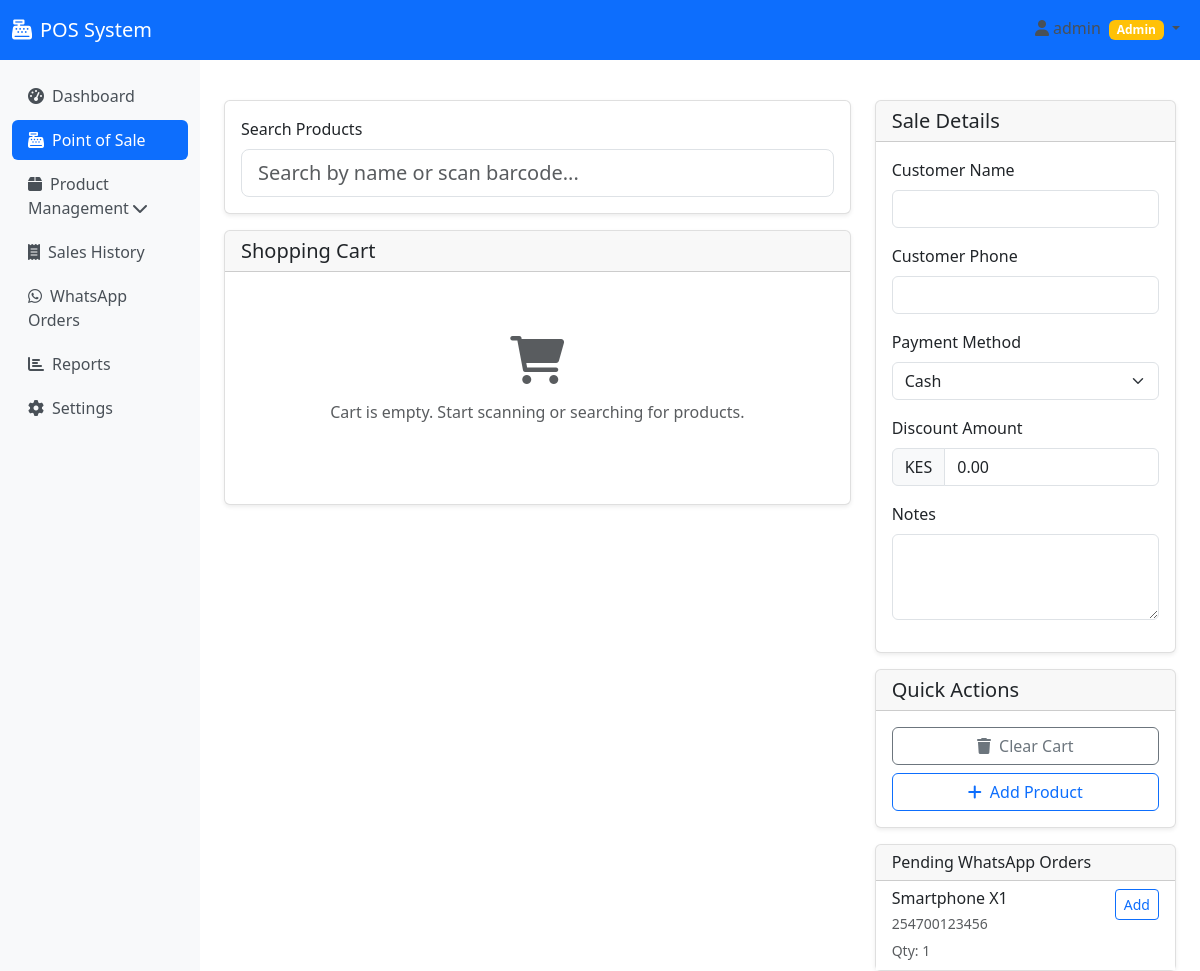
Page /pos/ (signed in) on the committed database.
### app/models/__init__.py (models this page shows, shortened)
class WhatsAppOrder(db.Model):
    id = db.Column(db.Integer, primary_key=True)
    customer_phone = db.Column(db.String(20), nullable=False)
    customer_name = db.Column(db.String(100))
    product_id = db.Column(db.Integer, db.ForeignKey('product.id'), nullable=False)
    quantity = db.Column(db.Integer, nullable=False)
    message = db.Column(db.Text)
    status = db.Column(db.String(20), default='pending')  # pending, confirmed, completed, cancelled
    created_at = db.Column(db.DateTime, default=datetime.utcnow)
    sale_id = db.Column(db.Integer, db.ForeignKey('sale.id'), nullable=True)  # linked when converted to sale
    product = db.relationship('Product', backref='whatsapp_orders')

class Product(db.Model):
    id = db.Column(db.Integer, primary_key=True)
    name = db.Column(db.String(200), nullable=False)
    description = db.Column(db.Text)
    barcode = db.Column(db.String(100), unique=True)
    category_id = db.Column(db.Integer, db.ForeignKey('category.id'), nullable=False)
    buying_price = db.Column(db.Numeric(10, 2), nullable=False)
    selling_price = db.Column(db.Numeric(10, 2), nullable=False)
    tax_inclusive = db.Column(db.Boolean, default=True)
    stock_quantity = db.Column(db.Integer, default=0)
    reorder_level = db.Column(db.Integer, default=10)
    image_filename = db.Column(db.String(255))
    created_at = db.Column(db.DateTime, default=datetime.utcnow)
    updated_at = db.Column(db.DateTime, default=datetime.utcnow, onupdate=datetime.utcnow)
    is_active = db.Column(db.Boolean, default=True)
    sale_items = db.relationship('SaleItem', backref='product', lazy=True)
    purchase_items = db.relationship('PurchaseItem', backref='product', lazy=True)

### app/views/pos.py (the view)
@pos_bp.route('/')
@login_required
def index():
    form = SaleForm()
    tax_rate = current_app.config.get('DEFAULT_TAX_RATE', 0.16)
    pending_orders = WhatsAppOrder.query.filter_by(status='pending').limit(5).all()
    return render_template('pos/index.html',
                         title='Point of Sale',
                         form=form,
                         tax_rate=tax_rate,
                         pending_orders=pending_orders)

### app/views/pos.py
class SaleForm(FlaskForm):
    customer_name = StringField('Customer Name')
    customer_phone = StringField('Customer Phone')
    payment_method = SelectField('Payment Method',
                                choices=[('cash', 'Cash'), ('card', 'Card'), ('mobile', 'Mobile Money')],
                                default='cash')
    discount_amount = DecimalField('Discount Amount', default=0, validators=[NumberRange(min=0)])
    notes = TextAreaField('Notes')
    cart_data = HiddenField()
    submit = SubmitField('Complete Sale')

### app/models/__init__.py (called while the page is built)
    @property
    def is_admin(self):
        return self.role == 'admin'

### app/utils/currency.py (called while the page is built)
    @staticmethod
    def get_current_currency():
        try:
            currency_setting = SystemSettings.query.filter_by(key='default_currency').first()
            if currency_setting and currency_setting.value in SUPPORTED_CURRENCIES:
                currency_code = currency_setting.value
            else:
                currency_code = current_app.config.get('DEFAULT_CURRENCY', 'TSH')
            return SUPPORTED_CURRENCIES.get(currency_code, SUPPORTED_CURRENCIES['TSH'])
        except:
            return SUPPORTED_CURRENCIES['TSH']

### app/templates/pos/index.html (shortened to what this page needs)
{% extends "base.html" %}
{% block content %}
<div class="row">
    <div class="col-lg-8">
        <div class="card mb-3">
            <div class="card-body">
                <div class="product-search">
                    <label for="productSearch" class="form-label">Search Products</label>
                    <input type="text" class="form-control form-control-lg" id="productSearch"
                           placeholder="Search by name or scan barcode...">
                </div>
            </div>
        </div>
        <div class="card">
            <div class="card-header">
                <h5 class="mb-0">Shopping Cart</h5>
            </div>
            <div class="card-body">
                <div id="cartItems">
                    <div class="text-center py-5 text-muted">
                        <i class="fas fa-shopping-cart fa-3x mb-3"></i>
                        <p>Cart is empty. Start scanning or searching for products.</p>
                    </div>
                </div>
            </div>
        </div>
    </div>
    <div class="col-lg-4">
        <div class="card mb-3">
            <div class="card-header">
                <h5 class="mb-0">Sale Details</h5>
            </div>
            <div class="card-body">
                <form id="saleForm" method="POST">
                    <div class="mb-3">
                        {{ form.customer_name.label(class="form-label") }}
                        {{ form.customer_name(class="form-control") }}
                    </div>
                    <div class="mb-3">
                        {{ form.customer_phone.label(class="form-label") }}
                        {{ form.customer_phone(class="form-control") }}
                    </div>
                    <div class="mb-3">
                        {{ form.payment_method.label(class="form-label") }}
                        {{ form.payment_method(class="form-select") }}
                    </div>
                    <div class="mb-3">
                        {{ form.discount_amount.label(class="form-label") }}
                        <div class="input-group">
                            <span class="input-group-text">KES</span>
                            {{ form.discount_amount(class="form-control", id="discountInput") }}
                        </div>
                    </div>
                    <div class="mb-3">
                        {{ form.notes.label(class="form-label") }}
                        {{ form.notes(class="form-control", rows="3") }}
                    </div>
                </form>
            </div>
        </div>
        <div class="card">
            <div class="card-header">
                <h5 class="mb-0">Quick Actions</h5>
            </div>
            <div class="card-body">
                <div class="d-grid gap-2">
                    <button type="button" class="btn btn-outline-secondary" onclick="clearCart()">
                        <i class="fas fa-trash me-2"></i>Clear Cart
                    </button>
                    {% if current_user.is_admin %}
                    <a href="{{ url_for('products.add_product') }}" class="btn btn-outline-primary">
                        <i class="fas fa-plus me-2"></i>Add Product
                    </a>
                    {% endif %}
                </div>
            </div>
        </div>
        {% if pending_orders %}
        <div class="card mt-3">
            <div class="card-header">
                <h6 class="mb-0">Pending WhatsApp Orders</h6>
            </div>
            <div class="card-body p-0">
                <div class="list-group list-group-flush">
                    {% for order in pending_orders %}
                    <div class="list-group-item">
                        <div class="d-flex justify-content-between align-items-start">
                            <div>
                                <h6 class="mb-1">{{ order.product.name }}</h6>
                                <p class="mb-1 small text-muted">{{ order.customer_phone }}</p>
                                <small class="text-muted">Qty: {{ order.quantity }}</small>
                            </div>
                            <button type="button" class="btn btn-sm btn-outline-primary"
                                    onclick="convertWhatsAppOrder({{ order.id }})">
                                Add
                            </button>
                        </div>
                    </div>
                    {% endfor %}
                </div>
            </div>
        </div>
        {% endif %}
    </div>
</div>
{% endblock %}

### app/templates/base.html (style rules this page uses)
.card { box-shadow: 0 0.125rem 0.25rem rgba(0, 0, 0, 0.075); border: 1px solid rgba(0, 0, 0, 0.125); }
.product-search { position: relative; }

### rows in the picture
WhatsAppOrder: product.name "Smartphone X1", customer_phone "254700123456", quantity "1"
